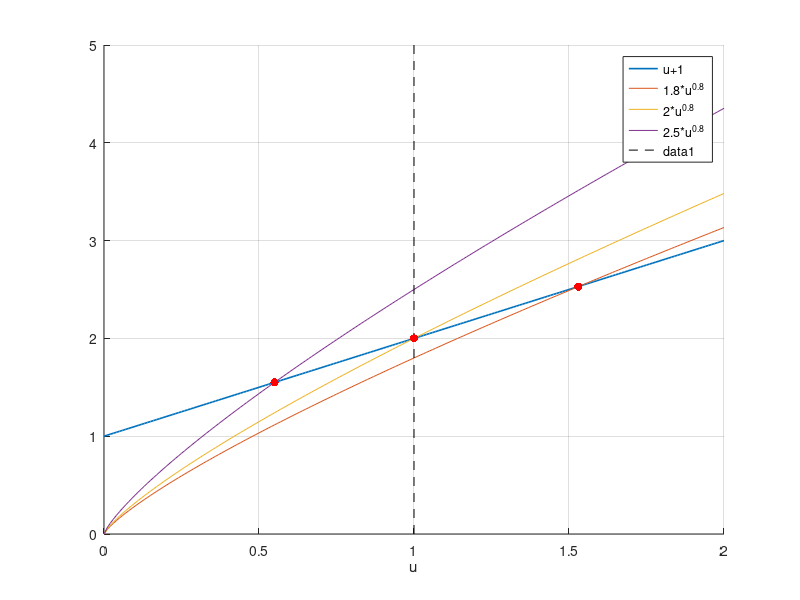
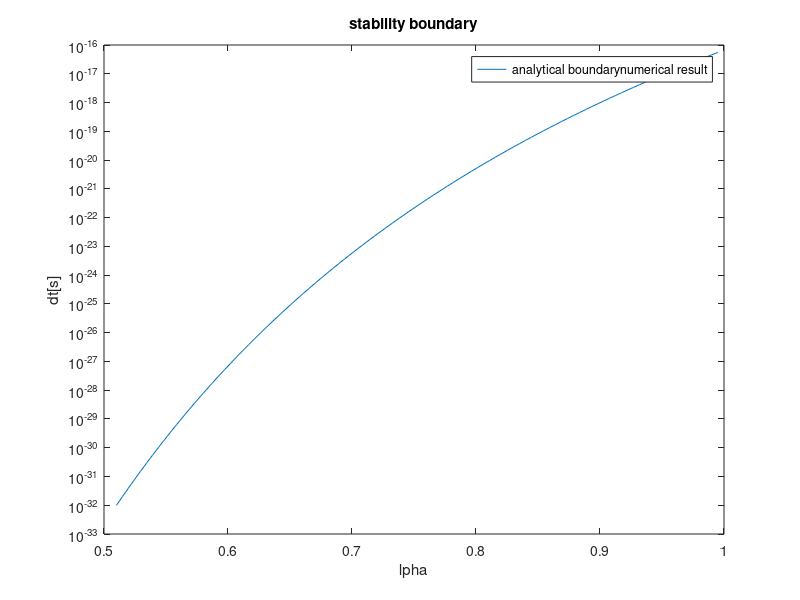

Reproduce these figures in MATLAB, in order.
%% Stability calculations

MU_0 = 1.2566371e-6;
EPS_0 = 8.85418781762e-12;
C_CONST = 299792458.0;
dz = 0.02e-6;
alpha = 0.99
dt = 2^(1-1/alpha) * (sqrt(EPS_0*MU_0) * dz)^(1/alpha)
classic_dt = sqrt(EPS_0*MU_0)*dz



%% Plot xi pseudo-polynomial 
% -------------------------------
figure(1)
u = [0:0.01:2];
coeff_2a_xi = [1.8, 2, 2.5];
y = ones(size(coeff_2a_xi, 2)+1,size(u, 2));
y(1, :) = u +1;

beta = 0.8;

hold on;
grid on;
plot(u, y(1, :), 'LineWidth', 1.2);
my_legend=cell(size(coeff_2a_xi, 2)+1,1);
my_legend{1} = 'u+1';
% legend('u+1') 
for i = 1:size(coeff_2a_xi, 2)
    y(i+1, :) = coeff_2a_xi(i) .* (u).^beta;
    plot(u, y(i+1, :));
    my_legend{i+1} = strcat(num2str(coeff_2a_xi(i)), '*u^{', num2str(beta), '}');
end
yl = ylim; % current y-axis limits
plot([1 1],[yl(1) yl(2)], '--black');
xlabel('u')
legend(my_legend)

% Plot intersection points
for i = 1:size(coeff_2a_xi, 2)
    eps  = 0.001;
    idx = find(y(1, :) - y(i+1, :) < eps, 1); %// Index of coordinate in array
    px = u(idx);
    py = y(1, idx);
    plot(px,py,'.','MarkerSize',18, 'Color', 'red', 'HandleVisibility','off');
end
% -------------------------------

%% Plot smallest unstable dt with analytical stability boundary
figure(2)
alpha_arr_num = [9.950000e-001, 9.900000e-001, 9.800000e-001, 9.700000e-001, 9.500000e-001, 9.000000e-001, 8.500000e-001, 8.000000e-001, 7.500000e-001, 7.000000e-001, 6.500000e-001, 6.000000e-001, 5.500000e-001, 5.100000e-001];
unstable_dt = [5.568428e-017, 4.593018e-017, 3.106483e-017, 2.084195e-017, 9.148072e-018, 1.004735e-018, 8.499087e-020, 5.222054e-021, 2.233413e-022, 6.080006e-024, 9.582059e-026, 7.465965e-028, 2.424191e-030, 1.103460e-032]
alpha_arr_an = alpha_arr_num(1):(alpha_arr_num(end)-alpha_arr_num(1))/100:alpha_arr_num(end);
dt_arr_an = 2.^(1.0-1./alpha_arr_an) .* (sqrt(EPS_0*MU_0) * dz).^(1./alpha_arr_an);

plot(alpha_arr_an, dt_arr_an)
hold on
scatter(alpha_arr_num, unstable_dt)
set(gca,'yscale','log')
legend(["analytical boundary", "numerical result"])
xlabel("\alpha")
ylabel("dt[s]")
title("stability boundary")
